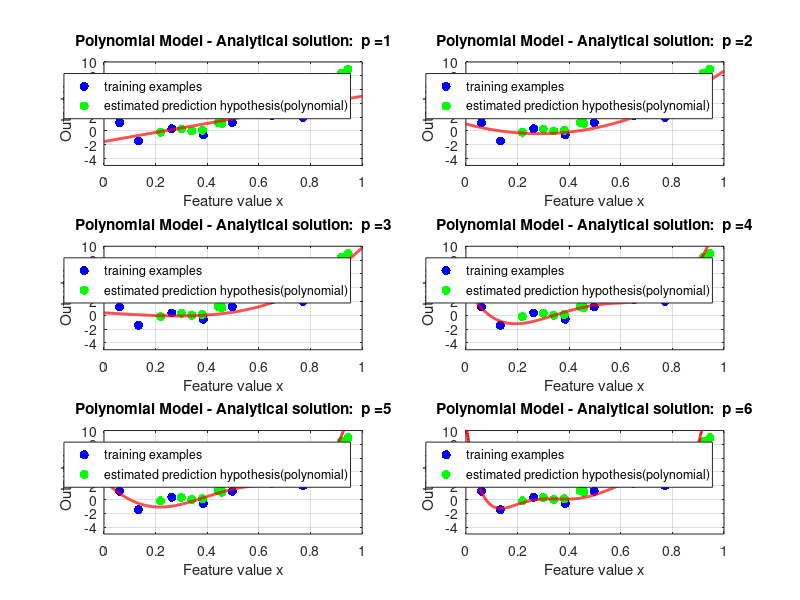

MATLAB code for this plot:
%E. Evaluationg the model.
clc
clear all
close all

dataMatrix = load('reg_data_set_2.mat');

%1) Using the first half of the data set for training and the second half for validation.
train_x = dataMatrix.x(1:length(dataMatrix.x)/2);
val_x = dataMatrix.x(1+length(dataMatrix.x)/2:end);
train_y = dataMatrix.y(1:length(dataMatrix.y)/2);
val_y = dataMatrix.y(1+length(dataMatrix.y)/2:end);
size(dataMatrix.x)
size(val_x)
size(train_y)
size(val_y)
%2)
%P = 4;
for poly = 1:6
   
    %Training set
    TX = ones(length(train_x),1);
    for p = 1:poly
        TX = [TX, train_x.^p];
    end
    %estimating the coefficients of the polynomials.
    w = pinv(TX)*train_y;

    % Theroy for ouput prediction 
    % f(x;w) = X * w 

    train_y_predict = TX * w;
    RMS_train_error = sqrt(sum((train_y_predict - train_y).^2))


    %Validation set 
    VX = ones(length(val_x),1);
    for p = 1:poly
        VX = [VX, val_x.^p];
    end
    val_y_predict = VX * w;
    RMS_val_error = sqrt(sum((val_y_predict - val_y).^2))

    % Plotting the polynomials.
    x = 0:.001:1;
    y = zeros(1,length(x));
    for i = 1:length(x)
        polyTerms = 1;
        for p = 1:poly
            polyTerms = [polyTerms, x(i)^p];   % 1 concat x concat x^2
        end
        y(i) = polyTerms * w;

    end

    
    figure(1);

    subplot(3, 2, poly)
    plot(train_x, train_y, 'b.', 'markersize', 20);
    hold on;
    plot(val_x, val_y, 'g.', 'markersize', 20);
    hold on
    plot(x,y, 'r-','linewidth', 2);
    str_p = int2str(poly);
    title(strcat('Polynomial Model - Analytical solution:  p = ', str_p));
    xlabel('Feature value x');
    ylabel('Output y');
    legend('training examples', 'estimated prediction hypothesis(polynomial)')
    axis([0, 1, -5, 10])
    grid on;
end
